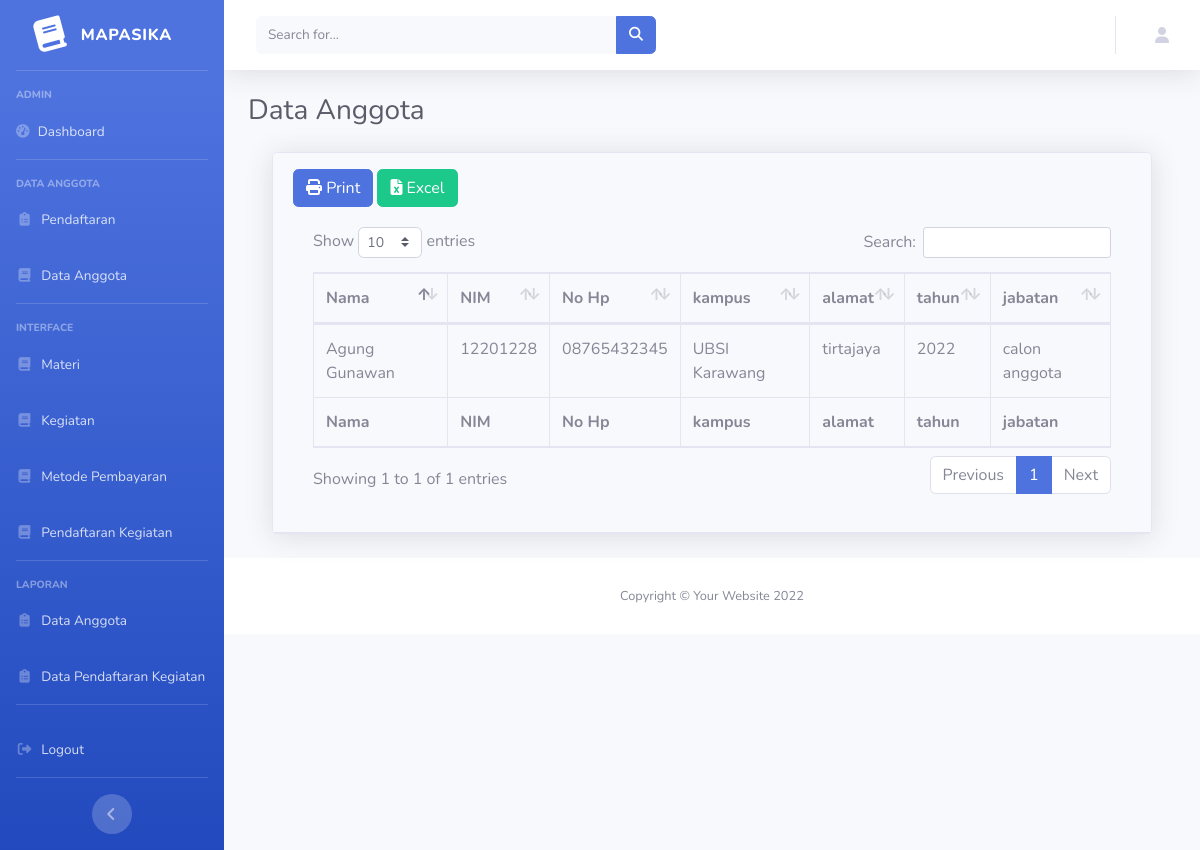
/index.php/laporan, run on the app's committed database.
### tables this page shows
CREATE TABLE `user` (
  `id_user` int(11) NOT NULL,
  `nama` varchar(30) NOT NULL,
  `email` varchar(128) NOT NULL,
  `password` varchar(257) NOT NULL,
  `role_id` int(1) NOT NULL,
  `is_active` int(1) NOT NULL,
  `date_create` int(11) NOT NULL
);

CREATE TABLE `anggota` (
  `id_user` int(11) NOT NULL,
  `nama_lengkap` varchar(30) NOT NULL,
  `tempat_lahir` varchar(30) NOT NULL,
  `tgl_lahir` date NOT NULL,
  `nim` char(8) NOT NULL,
  `kampus` varchar(30) NOT NULL,
  `alamat` text NOT NULL,
  `nomer_hp` char(13) NOT NULL,
  `berat_badan` char(3) NOT NULL,
  `tinggi_badan` char(3) NOT NULL,
  `jenis_kelamin` char(1) NOT NULL,
  `riwayat_penyakit` char(20) NOT NULL,
  `obat_riwayat_penyakit` char(20) NOT NULL,
  `foto` char(30) NOT NULL,
  `jabatan` varchar(30) NOT NULL
);

### application/controllers/Laporan.php (called while the page is built, shortened)
<?php
class Laporan extends CI_Controller {
    public function __construct(){
        $this->load->library('pagination');
        $this->load->model('ModelUser');
        $this->load->model('ModelKegiatan');
        $this->load->library('form_validation');
      }
    public function index() {
        $data['judul'] = 'Laporan Data Anggota';
        $role = 3;
        $data['user'] = $this->ModelUser->cekData(['email' => $this->session->userdata('email')])->row_array();
        $data['daftar_anggota'] = $this->ModelUser->joinAnggota($role)->result_array();
        $this->load->view('templates/admin_header', $data);
        $this->load->view('templates/admin_sidebar', $data);
        $this->load->view('templates/admin_topbar', $data);
        $this->load->view('admin/laporan_anggota', $data);
        $this->load->view('templates/admin_footer');
    }
}

### index.php (called while the page is built, shortened)
<?php
require_once BASEPATH.'core/CodeIgniter.php';

### application/models/ModelUser.php (called while the page is built, shortened)
<?php
class ModelUser extends CI_Model
{
    function joinAnggota($id){
      $this->db->select('*');
      $this->db->from('user');
      $this->db->join('anggota','anggota.id_user = user.id_user');
      $this->db->where('role_id', $id);
      return $this->db->get();
   }
}

### application/views/admin/laporan_anggota.php (the view)
    <div class="container-fluid">
        <h1 class="h3 mb-4 text-gray-800">Data Anggota</h1>
        <div class="container-fluid">
            <div class="card shadow mb-4">
                <div class="card-header py-3">
                    <a href="<?= base_url('laporan/print');?>" class="btn btn-primary"><i class="fa-solid fa-print"></i> Print</a>
                    <a href="<?= base_url('laporan/excel');?>" class="btn btn-success" onclick="return confirm('apakah anda ingin mendownload file ini?')"><i class="fa-solid fa-file-excel"></i> Excel</a>
                <div class="card-body">
                    <div class="table-responsive">
                        <table class="table table-bordered" id="dataTable" width="100%" cellspacing="0">
                            <thead>
                              <tr>
                              <th>Nama</th>
                                    <th>NIM</th>
                                    <th>No Hp</th>
                                    <th>kampus</th>
                                    <th>alamat</th>
                                    <th>tahun</th>
                                    <th>jabatan</th>
                              </tr>
                            </thead>
                            <tfoot>
                                <tr>
                                    <th>Nama</th>
                                    <th>NIM</th>
                                    <th>No Hp</th>
                                    <th>kampus</th>
                                    <th>alamat</th>
                                    <th>tahun</th>
                                    <th>jabatan</th>
                                </tr>
                            </tfoot>
                            <tbody>
                              <?php foreach ($daftar_anggota as $da):?>
                                <tr>
                                    <td><?= $da['nama_lengkap']; ?></td>
                                    <td><?= $da['nim']; ?></td>
                                    <td><?= $da['nomer_hp']; ?></td>
                                    <td><?= $da['kampus']; ?></td>
                                    <td><?= $da['alamat']; ?></td>
                                    <td><?= date('Y',$da['date_create']); ?></td>
                                    <td><?= $da['jabatan']; ?></td>
                                </tr>
                              <?php endforeach; ?>
                            </tbody>
                        </table>
                    </div>
                </div>
            </div>
        </div>
    </div>
</div>

### data on the page
user: anggota.nama_lengkap "Agung Gunawan", anggota.nim "12201228", anggota.nomer_hp "08765432345", anggota.kampus "UBSI Karawang", anggota.alamat "tirtajaya", date_create "2022", anggota.jabatan "calon anggota"
